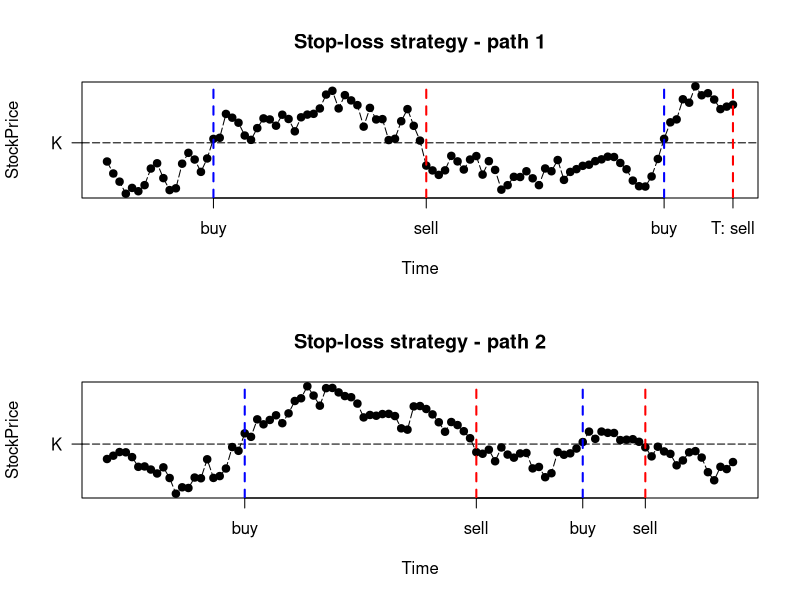

Recreate this plot in R.
# clear variables and close windows
rm(list = ls(all = TRUE))
graphics.off()

# Declare stock price variables
S0    = 49                        # current stock price
sig   = 0.2                       # volatility 

# Declare option pricing variables
r     = 0.05                      # interest rate
K     = 50                        # strike price
t0    = 0/52                      # current time (1 week = 1/52)
mat   = 20/52                     # maturity

# Parameters for calculations
dt    = 0.2/52                    # period between steps
np    = (mat - t0)/dt             # number of periods
t     = seq(t0, mat, dt)          # maturity - t0 divided in n intervals
tau   = mat - t                   # times to maturity

# Simulate first stock price path
set.seed(288)                     # in order to make the simulation replicable
Wt  = c(0, cumsum(sqrt(dt) * rnorm(np)))
S   = S0 * exp((r - 0.5 * sig^2) * t + sig * Wt)

# Calculate buying and selling timepoints
Buy         = (S[1:np] < K) * (S[2:(np + 1)] > K)
Sell        = (S[1:np] > K) * (S[2:(np + 1)] < K)
hedge.costs = numeric(sum(Buy) + sum(Sell) + 1)
buytime     = numeric(sum(Buy))   # predefined zero vector for efficiency
selltime    = numeric(sum(Sell))  # length of buy/sell time is the number of purchases/sales

# Define counting variables for calculations
n   = 1
m   = 1
p   = 1

for (k in 1:length(Buy)) {
  if (Buy[k] == 1) {
    buytime[n] = t[k + 1]
    hedge.costs[p] = S[k + 1]
    n = n + 1
    p = p + 1
  }
  if (Sell[k] == 1) {
    selltime[m] = t[k + 1]
    hedge.costs[p] = -S[k + 1]
    m = m + 1
    p = p + 1
  }
}

hedge.costs[length(hedge.costs)] = -K * (S[np + 1] > K)

# Plot
par(mfrow = c(2, 1))
plot(t, S, type = "l", lty = 5, ylab = "StockPrice", xlab = "Time", xaxt = "n", yaxt = "n",
     main = "Stop-loss strategy - path 1")
lines(t, S, type = "p", pch = 19)
abline(h = 50, lty = 5)
axis(2, K, "K", las = 1)
buyaxis = rep("buy", length(buytime))
sellaxis = rep("sell", length(selltime))
axis(1, buytime, buyaxis)
axis(1, selltime, sellaxis)
abline(v = buytime, lty = 2, lwd = 2, col = "blue")
abline(v = selltime, lty = 2, lwd = 2, col = "red")
if (S[length(S)]>K){
  axis(1, mat, "T: sell")
  abline(v = mat, lty = 2, lwd = 2, col = "red")
}

StopLossStrat1 = data.frame(HedgeCosts = hedge.costs, CumHedgeCosts = cumsum(hedge.costs),
                            row.names = c(1:(length(hedge.costs) - 1), "Maturity"))


# Simulate second stock price path
set.seed(924)                     # in order to make the simulation replicable
Wt    = c(0, cumsum(sqrt(dt) * rnorm(np)))
S     = S0 * exp((r - 0.5 * sig^2) * t + sig * Wt)

# Calculate buying and selling timepoints
Buy         = (S[1:np] < K) * (S[2:(np + 1)] > K)
Sell        = (S[1:np] > K) * (S[2:(np + 1)] < K)
hedge.costs = numeric(sum(Buy) + sum(Sell) + 1)
buytime     = numeric(sum(Buy))   # predefined zero vector for efficiency
selltime    = numeric(sum(Sell))  # length of buy/sell time is the number of purchases/sales

# Define counting variables for calculations
n   = 1
m   = 1
p   = 1

for (k in 1:length(Buy)) {
  if (Buy[k] == 1) {
    buytime[n] = t[k + 1]
    hedge.costs[p] = S[k + 1]
    n = n + 1
    p = p + 1
  }
  if (Sell[k] == 1) {
    selltime[m] = t[k + 1]
    hedge.costs[p] = -S[k + 1]
    m = m + 1
    p = p + 1
  }
}

hedge.costs[length(hedge.costs)] = -K * (S[np + 1] > K)

# Plot
plot(t, S, type = "l", lty = 5, ylab = "StockPrice", xlab = "Time", xaxt = "n", yaxt = "n",
     main = "Stop-loss strategy - path 2")
lines(t, S, type = "p", pch = 19)
abline(h = 50, lty = 5)
axis(2, K, "K", las = 1)
buyaxis = rep("buy", length(buytime))
sellaxis = rep("sell", length(selltime))
axis(1, buytime, buyaxis)
axis(1, selltime, sellaxis)
abline(v = buytime, lty = 2, lwd = 2, col = "blue")
abline(v = selltime, lty = 2, lwd = 2, col = "red")
if (S[length(S)]>K){
  axis(1, mat, "T: sell")
  abline(v = mat, lty = 2, lwd = 2, col = "red")
}

StopLossStrat2 = data.frame(HedgeCosts = hedge.costs, CumHedgeCosts = cumsum(hedge.costs),
                            row.names = c(1:(length(hedge.costs) - 1), "Maturity"))

print(StopLossStrat1)
print(StopLossStrat2)
